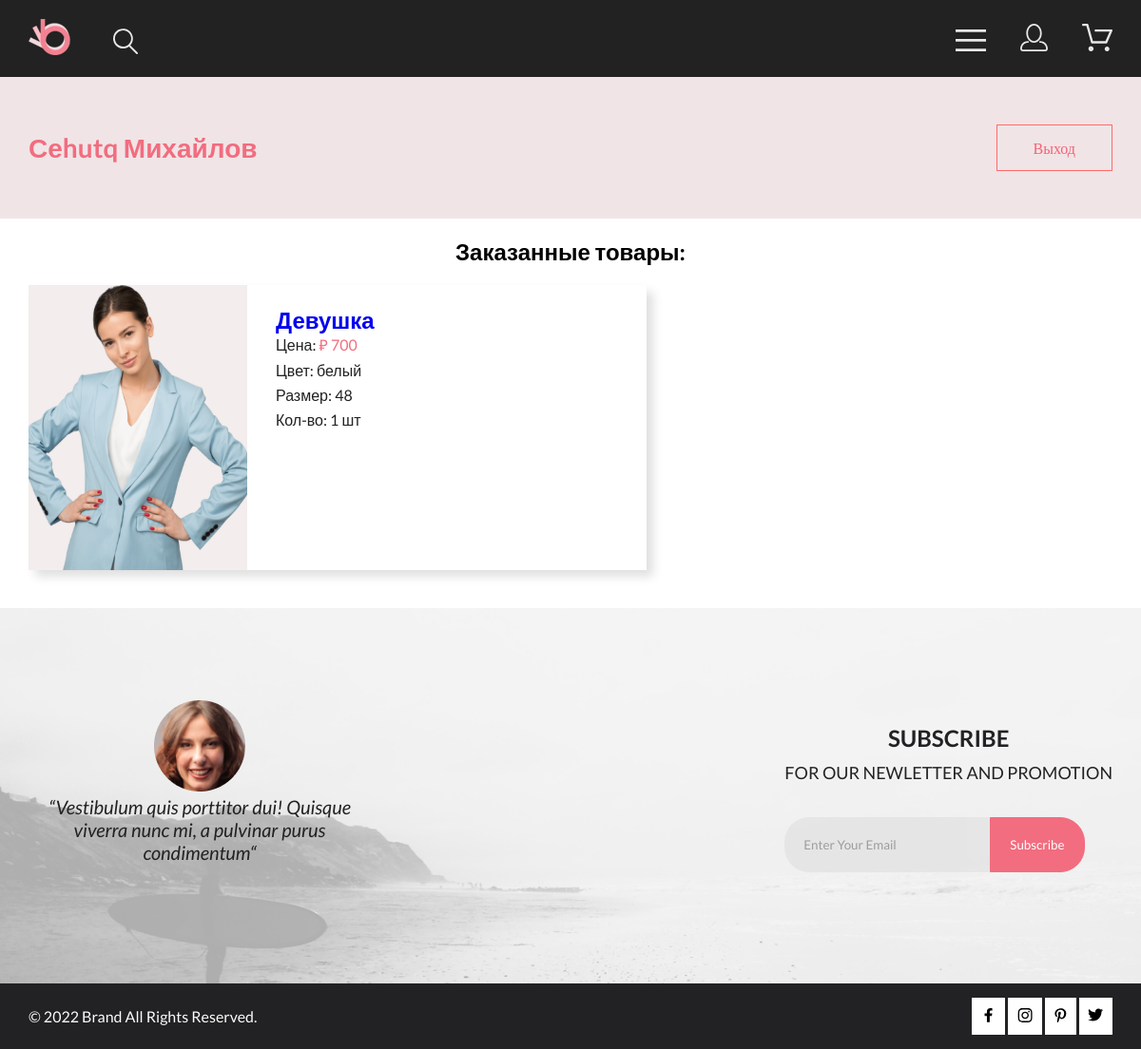
/profile.php (signed in), run on the app's committed database.
### tables this page shows
CREATE TABLE `basket` (
  `id` int NOT NULL,
  `img` varchar(50) NOT NULL,
  `name` varchar(20) NOT NULL,
  `price` varchar(10) NOT NULL,
  `color` text NOT NULL,
  `size` varchar(10) NOT NULL,
  `count` int NOT NULL DEFAULT '1',
  `data_create` timestamp NOT NULL DEFAULT CURRENT_TIMESTAMP,
  `user_id` int NOT NULL,
  `good_id` int NOT NULL,
  `status` int NOT NULL DEFAULT '1',
  `tel_user` varchar(20) NOT NULL,
  `email_user` text NOT NULL
);

### public/templates/user_profile.php (the view)
<div class="container">
    <h2 style="margin: 20px 0;text-align: center">Заказанные товары:</h2>
</div>
<div class="container subscrabe_wrap">
    <?php
    $id_user = $_SESSION['id_user'];
    $sql = "SELECT * from basket where user_id=$id_user and user_id = {$_SESSION['id_user']} and status = 2";
    $res = mysqli_query($connect, $sql);
    while ($data = mysqli_fetch_assoc($res)) {
    ?>
    <div class="shop-cart__card-item">
        <img src="img/<?= $data['img'] ?>" alt="photo" width="260" height="300">
        <div>
            <a href="product.php?id=<?= $data['good_id'] ?>" class="link">
                <h2 class="shop-cart__card-name"><?= $data['name'] ?></h2>
            </a>
            <p>Цена: <span>&#8381 <?= $data['price'] ?></span></p>
            <p>Цвет: <?= $data['color'] ?></p>
            <p>Размер: <?= $data['size'] ?></p>
            <p>Кол-во: <?= $data['count'] ?> шт</p>
        </div>
    </div>
    <?php
    }; ?>
</div>

### public/css/style.css (style rules this page uses)
* { margin: 0; padding: 0; font-family: 'Lato', sans-serif; -webkit-box-sizing: border-box; box-sizing: border-box; }
.container { max-width: 1156px; padding: 0 8px; margin: 0 auto; }
.link { text-decoration: none; }
.subscrabe_wrap { display: -webkit-box; display: -ms-flexbox; display: flex; -ms-flex-wrap: wrap; flex-wrap: wrap; -webkit-box-pack: justify; -ms-flex-pack: justify; justify-content: space-between; -webkit-box-align: center; -ms-flex-align: center; align-items: center; color: #222224; }
.shop-cart__card-item { display: -webkit-box; display: -ms-flexbox; display: flex; margin-bottom: 40px; -webkit-box-shadow: 7px 7px 10px #e0e0e0; box-shadow: 7px 7px 10px #e0e0e0; }
.shop-cart__card-item > img { padding-right: 30px; }
.shop-cart__card-item > div > p { margin-bottom: 6px; }
.shop-cart__card-item > div > p > span { color: #F16D7F; }
.shop-cart__card-item > div { margin-top: 22px; width: 390px; position: relative; }

### data on the page
basket: img (picture), name "Девушка", price "700", color "белый", size "48", count "1"

### other printed values
$_SESSION['name'] "Сеhutq Михайлов"
